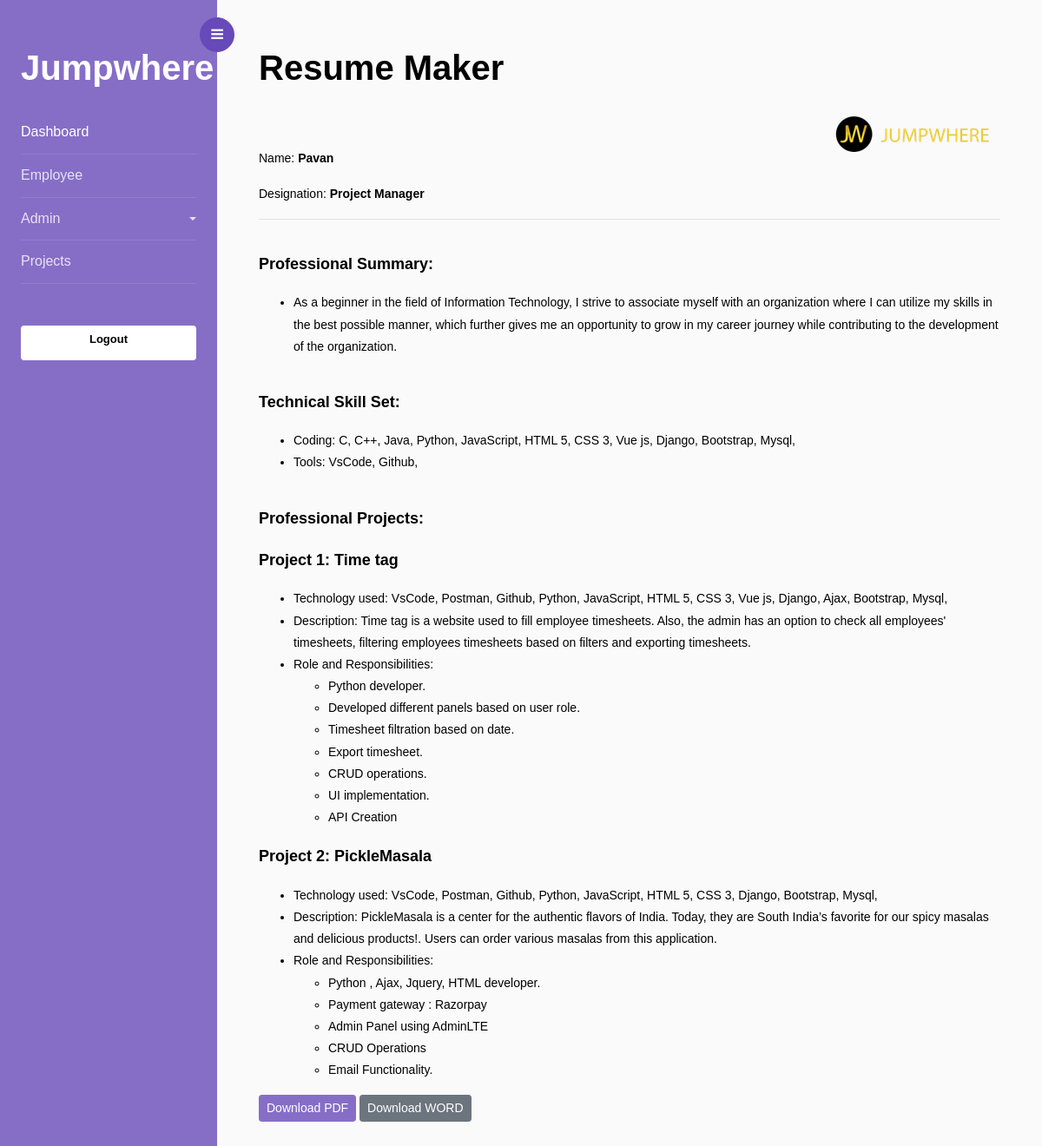
/view_resume/1, run on the app's committed database.
### resume/models.py (models this page shows, shortened)
class Employee(models.Model):
    name = models.CharField(max_length=50)
    professional_summary = models.TextField()
    tools = models.ManyToManyField(Tool)
    coding_skills = models.ManyToManyField(CodingSkill)
    designation = models.ForeignKey(Designation, on_delete=models.CASCADE)
    is_current_employee = models.BooleanField(default=True)
    is_deleted = models.BooleanField(default=False)
    mapped_project = models.ManyToManyField(Projects)

class Designation(models.Model):
    name = models.CharField(max_length=50)
    def __str__(self):
        return self.name

class CodingSkill(models.Model):
    name = models.CharField(max_length=255)
    flag = models.IntegerField(default=1)
    def __str__(self):
        return self.name

class Tool(models.Model):
    name = models.CharField(max_length=100)
    flag = models.BooleanField(default=True)
    def __str__(self):
        return self.name

class Projects(models.Model):
    project_name = models.CharField(max_length=255)
    technology_used = models.CharField(max_length=255)
    description = models.TextField()
    role_responsibilities = models.TextField()
    start_date = models.DateField(null=True, blank=True)
    end_date = models.DateField(null=True, blank=True)
    is_active = models.BooleanField(default=True)
    flag = models.BooleanField(default=1)

### resume/views.py (the view)
# urls.py: path('view_resume/<int:id>', views.view_resume, name="view_resume"),
def view_resume(request,id):
    employee = get_object_or_404(Employee, id=id)
    ename = employee.name
    edesignation=employee.designation
    epsummery = employee.professional_summary.split('#')
    etools=employee.tools.all()
    eskill=employee.coding_skills.all()
    eid=id
    eproject=employee.mapped_project.all()
    for project in eproject:
        project.role_responsibilities = project.role_responsibilities.split('#')
        project.technology_used = ast.literal_eval(project.technology_used)
    context = {
        'ename': ename,
        'edesignation': edesignation,
        'epsummery': epsummery,
        'etools': etools,
        'eskill': eskill,
        'eid': eid,
        'eproject': eproject,
        }
    return render(request, 'resume.html', context)

### templates/resume.html (shortened to what this page needs)
{% extends 'home.html' %}
{% load static %}
{% block content %}
<div id="pdf-content" style="color:black ;">
	<div class="logo"  style="float:right ;">
		<img src="{% static 'image/jumpwhere.png' %}" alt="JumpWhere">
	</div>
    <p class="name" style="padding-top: 1cm;display:block;">Name: <b>{{ ename }}</b></p>
    <p class="designation" style="padding-top: -0.25cm;">Designation: <b>{{ edesignation }}</b></p>
	<hr>
	<p class="heading" style="padding-top: 0.5cm;font-size: large;font-weight: bold;">Professional Summary:</p>
	<ul>
		{% for summary in epsummery %}
        {% if summary %}
            <li>{{ summary }}</li>
        {% endif %}
   		{% endfor %}
	</ul>
	<p class="heading1" style="padding-top: 0.5cm;font-size: large;font-weight: bold;">Technical Skill Set:</p>
	<ul>
		<li>Coding: {% for skill in eskill %}{{ skill }}, {% endfor %}</li>
		<li>Tools: {% for tool in etools %}{{ tool }}, {% endfor %}</li>
	</ul>
	<p class="heading1" style="padding-top: 0.5cm;font-size: large;font-weight: bold;">Professional Projects:</p>
	{% for project in eproject %}
	<p style="font-size:large;font-weight:bold">Project {{ forloop.counter }}: {{ project.project_name }}</p>
	<ul>
		<li>Technology used: {% for tech in project.technology_used %}{{ tech }}, {% endfor %}</li>
		<li>Description: {{ project.description }}</li>
		<li>Role and Responsibilities:</li>
		<ul>
			{% for responsibility in project.role_responsibilities %}
				<li>{{ responsibility }}</li>
			{% endfor %}
		</ul>
	</ul>
{% endfor %}
</div>
<button  class="btn btn-sm btn-primary"onclick="downloadPDF()">Download PDF</button>
<button class="btn btn-sm btn-secondary " onclick="Export2Wor('pdf-content', filename = '{{ ename }}')">Download WORD</button>
{% endblock %}

### templates/resume.html (style rules this page uses)
.name { padding-top: 1cm; }
.designation { padding-top: -0.25cm; }
.heading { padding-top: 0.5cm; font-size: large; font-weight: bold; }
.heading1 { font-size: large; font-weight: bold; }

### data on the page
Employee: name "Pavan", epsummery "As a beginner in the field of Information Technology, I strive to associate myself with an organization where I can utilize my skills in the best possible manner, which further gives me an opportunity to grow in my career journey while contributing to the development of the organization."
Designation: name "Project Manager"
CodingSkill: name "C"
CodingSkill: name "C++"
CodingSkill: name "Java"
CodingSkill: name "Python"
CodingSkill: name "JavaScript"
CodingSkill: name "HTML 5"
CodingSkill: name "CSS 3"
CodingSkill: name "Vue js"
CodingSkill: name "Django"
CodingSkill: name "Bootstrap"
CodingSkill: name "Mysql"
Tool: name "VsCode"
Tool: name "Github"
Projects: project_name "Time tag", technology_used "VsCode" "Postman" "Github" "Python" "JavaScript" "HTML 5" "CSS 3" "Vue js" "Django" "Ajax" "Bootstrap" "Mysql", description "Time tag is a website used to fill employee timesheets. Also, the admin has an option to check all employees' timesheets, filtering employees timesheets based on filters and exporting timesheets.", role_responsibilities "Python developer." "Developed different panels based on user role." "Timesheet filtration based on date." "Export timesheet." "CRUD operations." "UI implementation." "API Creation"
Projects: project_name "PickleMasala", technology_used "VsCode" "Postman" "Github" "Python" "JavaScript" "HTML 5" "CSS 3" "Django" "Bootstrap" "Mysql", description "PickleMasala is a center for the authentic flavors of India. Today, they are South India’s favorite for our spicy masalas and delicious products!. Users can order various masalas from this application.", role_responsibilities "Python , Ajax, Jquery, HTML developer." "Payment gateway : Razorpay" "Admin Panel using AdminLTE" "CRUD Operations" "Email Functionality."
